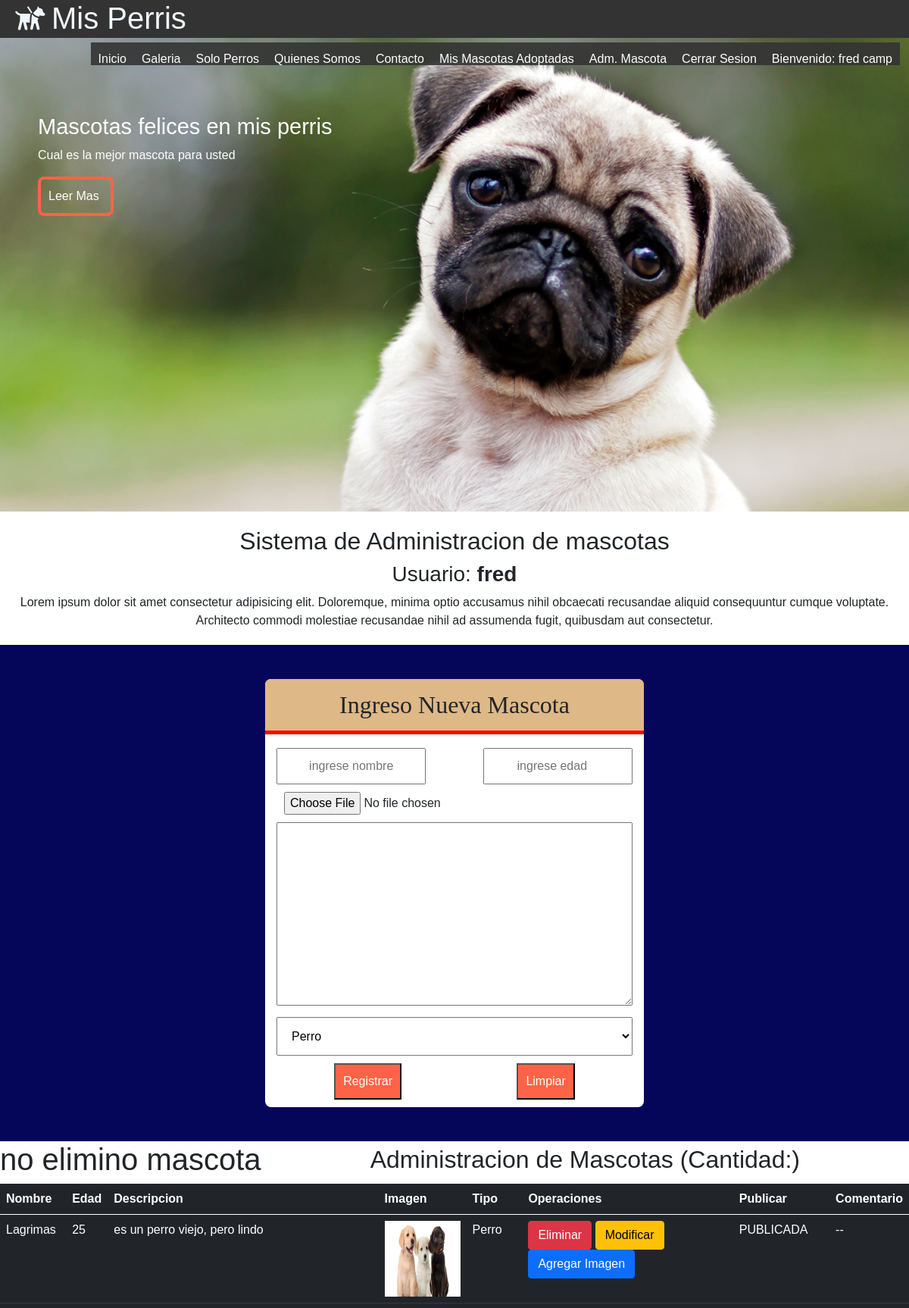
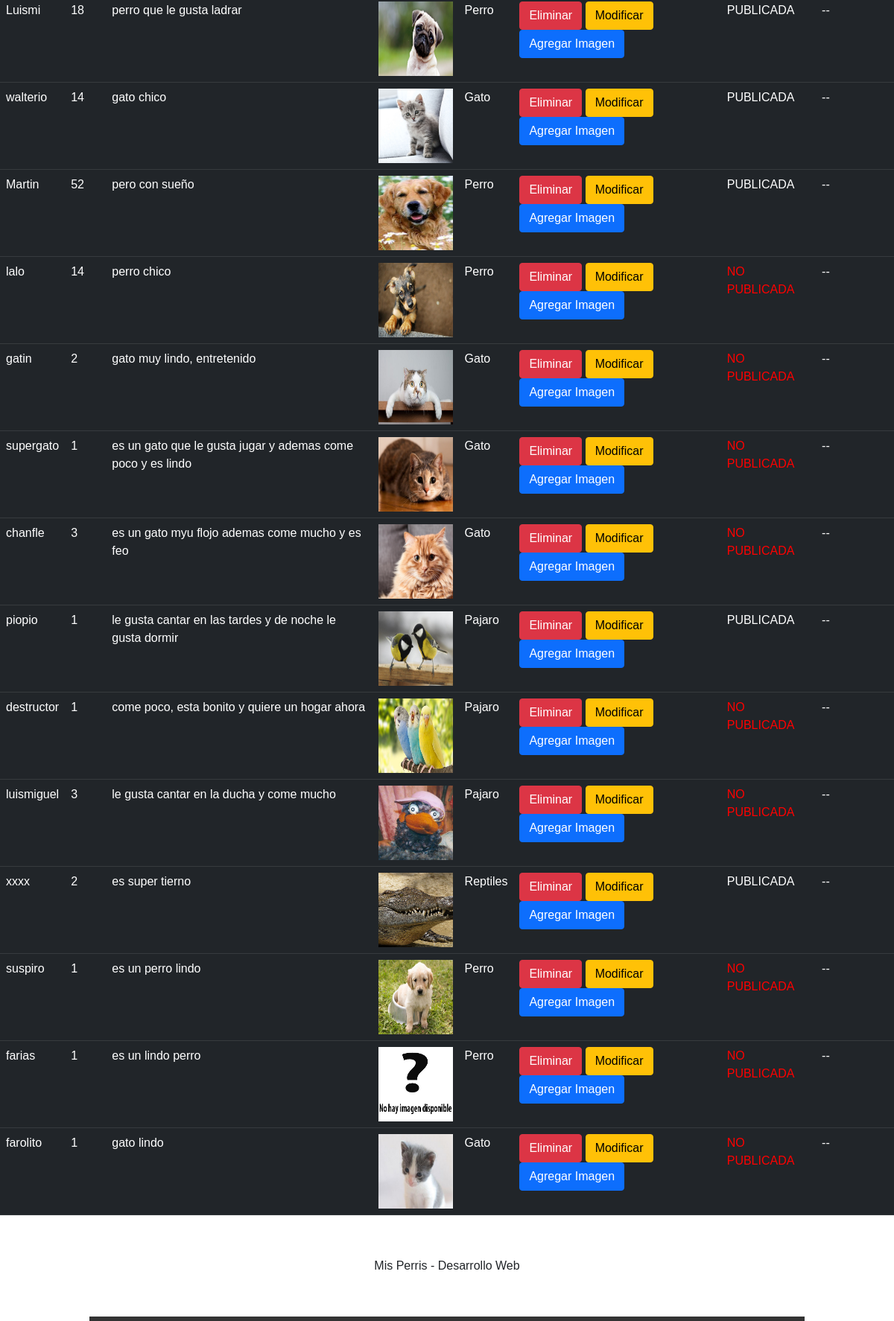
Page /buscar_modificar/1/ (signed in) on the committed database (2 pictures, top to bottom).
### misPerris/models.py (models this page shows, shortened)
class Mascota(models.Model):
    nombre = models.CharField(primary_key=True,max_length=25)
    edad = models.IntegerField()
    descripcion = models.TextField()
    imagen = models.ImageField(upload_to='mascotas',default='mascotas/sinimagen.jpg')
    categoria = models.ForeignKey(Categoria, on_delete=models.CASCADE)
    publicar = models.BooleanField(default=False)
    comentario = models.TextField(default='--')
    usuario = models.CharField(null=True,max_length=45)
    dueno = models.CharField(max_length=45,default='--')

class Categoria(models.Model):
    nombre = models.CharField(primary_key=True,max_length=25)
    anno = models.IntegerField()
    imagen = models.ImageField(upload_to='cate',null=True)

### misPerris/views.py (the view)
# urls.py: path('buscar_modificar/<id>/',buscar_modificar,name='BUSCARM'),
@login_required(login_url='/login/')
@permission_required('misPerris.view_mascota',login_url='/login/')
def buscar_modificar(request,id):
    try:
        mas = Mascota.objects.get(nombre=id)
        categorias = Categoria.objects.all() # select * from categoria
        contexto = {"categorias":categorias,"mascota":mas}
        return render(request, "modificar.html",contexto)
    except:
        mensaje="no elimino mascota"
    categorias = Categoria.objects.all() # select * from categoria
    mascotas = Mascota.objects.all()
    contexto = {"categorias":categorias,"mensaje":mensaje,"mascotas":mascotas}
    return render(request, "registro.html",contexto)

### misPerris/templates/registro.html (shortened to what this page needs)
{% extends "base.html" %}
{% load static %}
{% block css %}
<link rel="stylesheet" href="{% static 'css/formulario.css' %}">
<link href="https://cdn.jsdelivr.net/npm/bootstrap@5.0.1/dist/css/bootstrap.min.css" rel="stylesheet"
>
{% endblock css %}
{% block contenido %}
<section id="bienvenida">
    <h2>Sistema de Administracion de mascotas</h2>
    <h3>Usuario: <b>{{user.username}}</b> </h3>
    <p>Lorem ipsum dolor sit amet consectetur adipisicing elit. Doloremque, minima optio accusamus nihil
        obcaecati recusandae aliquid consequuntur cumque voluptate. Architecto commodi molestiae recusandae
        nihil ad assumenda fugit, quibusdam aut consectetur.</p>
</section>
<section id="formulario">
    <form class="form-registro" action="{% url 'REG' %}" method="post" enctype="multipart/form-data">
        <h2 class="form-titulo">Ingreso Nueva Mascota</h2>
        <div class="contenedor-input">
            <input class="col-p" type="text" name="txtNombre" id="txtNombre" placeholder="ingrese nombre" minlength="3"
                maxlength="25" required pattern="[A-Za-z ]{3,25}" title="solamente caracteres de entre 3 y 25 letras">
            <input class="col-p" type="number" name="txtEdad" id="txtEdad" required placeholder="ingrese edad">
            <input class="col-g" type="file" name="txtImg" id="txtImg">
            <textarea name="txtDesc" class="col-g" id="txtDesc" cols="80" rows="10"></textarea>
            <select class="col-g" style="padding: 15px;margin-top: 15px;" name="cboCategoria" id="cboCategoria">
                {% for item in categorias %}
                <option>{{item.nombre}}</option>
                {% endfor %}
            </select>
            <input class="btn-registrar" type="submit" value="Registrar">
            <input class="btn-registrar" type="reset" value="Limpiar">
        </div>
    </form>
</section>
<div style="text-align: center;">
    <h1>{{mensaje}}</h1>
</div>
<div style="text-align: center; font-size: xx-large;">Administracion de Mascotas (Cantidad:{{cant}})</div>
<div>
    <table class="table table-dark">
        <thead>
            <tr>
                <th>Nombre</th>
                <th>Edad</th>
                <th>Descripcion</th>
                <th>Imagen</th>
                <th>Tipo</th>
                <th>Operaciones</th>
                <th>Publicar</th>
                <th>Comentario</th>
            </tr>
        </thead>
        <tbody>
            {% for item in mascotas %}
            <tr>
                <td>{{item.nombre}}</td>
                <td>{{item.edad}}</td>
                <td>{{item.descripcion}}</td>
                <td>
                    <img src="{{item.imagen.url}}" alt="" width="100px" height="100px">
                </td>
                <td>{{item.categoria.nombre}}</td>
                <td>
                    <button class="btn btn-danger" onclick="eliminar('{{item.nombre}}')">Eliminar</button>
                    <button class="btn btn-warning" onclick="modificar('{{item.nombre}}')">Modificar</button>
                    <button class="btn btn-primary" data-bs-toggle="modal" data-bs-target="#exampleModal"
                        onclick="galeria('{{item.nombre}}')">Agregar Imagen</button>
                </td>
                <td>
                    {% if item.publicar %}
                    PUBLICADA
                    {% else %}
                    <div style="color: red;">NO PUBLICADA</div>
                    {% endif %}
                </td>
                <td>
                    {{item.comentario}}
                </td>
            </tr>
            {% endfor %}
        </tbody>
    </table>
</div>
{% endblock contenido %}

### misPerris/templates/base.html (shortened to what this page needs)
{% load static %}
<!DOCTYPE html>
<html lang="en">
<head>
    <link rel="stylesheet" href="{% static 'css/estilos.css' %}">
    <link rel="stylesheet" href="{% static 'css/bienvenida.css' %}">
    <link rel="stylesheet" href="{% static 'css/fontello.css' %}">
    {% block css %}
    {% endblock css %}
</head>
<body>
    <header>
        <div class="contenedor">
            <h1 class="icon-guidedog">Mis Perris</h1>
            <nav class="menu">
                <a href="{% url 'IND' %}">Inicio</a>
                <a href="{% url 'GALE' %}">Galeria</a>
                <a href="{% url 'FILTROCATE' 'Perro' %}">Solo Perros</a>
                <a href="{% url 'QUIEN' %}">Quienes Somos</a>
                <a href="">Contacto</a>
                {% if user.is_authenticated %}
                    <a href="{% url 'ADMINUSUARIO' %}">Mis Mascotas Adoptadas</a>
                    <a href="{% url 'REG' %}">Adm. Mascota</a>
                    <a href="{% url 'CERRAR' %}">Cerrar Sesion</a>
                    <a href="">Bienvenido: {{user.first_name}} {{user.last_name}}</a>
                {% else %}
                    <a href="{% url 'LOGIN' %}">Login</a>
                    <a href="{% url 'FORMU' %}">Registrar Usuario</a>
                {% endif %}
            </nav>
        </div>
    </header>
    <main>
        <section id="banner">
            <img src="{% static 'img/perro2.jpg' %}" alt="">
            <div class="contenedor">
                <h2>Mascotas felices en mis perris</h2>
                <p>Cual es la mejor mascota para usted</p>
                <a href="">Leer Mas</a>
            </div>
        </section>
    {% block contenido %}
    {% endblock contenido %}
    </main>
    <footer>
        <div class="contenedor">
            <p>Mis Perris - Desarrollo Web</p>
        </div>
    </footer>
</body>
</html>

### misPerris/static/css/estilos.css (style rules this page uses)
* { margin: 0; padding: 0; font-family: Verdana, Geneva, Tahoma, sans-serif; }
header { width: 100%; height: 50px; background: #333; color: aliceblue; position: fixed; z-index:100; }
h1 { float: left; }
.contenedor { width: 98%; margin: auto; }
footer .contenedor { text-align: center; padding: 40px; font-family: cursive; border-bottom: solid 6px rgb(51, 51, 51); width: 80%; }
#bienvenida { font-family: cursive; text-align: center; margin: 20px 0px }

### misPerris/static/css/bienvenida.css (style rules this page uses)
#bienvenida { font-family: cursive; text-align: center; margin: 20px 0px }

### misPerris/static/css/formulario.css (style rules this page uses)
#formulario { background: rgb(5, 5, 90); padding: 45px; }
.form-titulo { background: burlywood; font-family: cursive; text-align: center; padding: 15px; border-bottom: solid 5px red; border-radius: 8px 8px 0px 0px; }
.form-registro { width: 95%; margin: auto; background: white; max-width: 500px; border-radius: 8px; }
.contenedor-input { padding: 10px 15px; display: flex; flex-wrap: wrap; justify-content: space-between; }
input { padding: 10px; margin-top: 10px; }
.col-p { width: 42%; }
.col-g { width: 100%; }
.btn-registrar { background: tomato; color: white; margin:auto; margin-top: 10px; }

### misPerris/static/css/menu.css (style rules this page uses)
.menu { position: absolute; top: 50px; left:0; width: 100%; height: 100vh; background: rgb(51, 51, 51,0.9); transform: translateX(-100%); transition: 1.5s; }
.menu a { color: white; text-decoration: none; display: block; height: 30px; padding: 10px; border-bottom: solid 1px rgb(255, 255, 255,0.3); }
@media (min-width:1024px) { .menu { position: static; width: auto; height: auto; float: right; display: flex; transform: translateX(0%); } }
@media (min-width:1024px) { .menu a { border: none; } }

### misPerris/static/css/banner.css (style rules this page uses)
#banner img { width: 100%; }
#banner .contenedor { position: absolute; top: 150px; left: 50px; color: white; font-family: cursive; width: 80%; }
#banner h2 { font-size: 29px; }
#banner a { margin-top: 15px; display: block; width: 100px; padding: 10px; border: solid 4px tomato; text-decoration: none; color:white; border-radius: 8px; }

### misPerris/static/css/blog.css (style rules this page uses)
#blog h3, h4 ,input { text-align: center; font-family: cursive; }

### rows in the picture
Mascota: nombre "Lagrimas", edad "25", descripcion "es un perro viejo, pero lindo", imagen (picture), categoria.nombre "Perro", publicar "PUBLICADA", comentario "--"
Mascota: nombre "Luismi", edad "18", descripcion "perro que le gusta ladrar", imagen (picture), categoria.nombre "Perro", publicar "PUBLICADA", comentario "--"
Mascota: nombre "walterio", edad "14", descripcion "gato chico", imagen (picture), categoria.nombre "Gato", publicar "PUBLICADA", comentario "--"
Mascota: nombre "Martin", edad "52", descripcion "pero con sueño", imagen (picture), categoria.nombre "Perro", publicar "PUBLICADA", comentario "--"
Mascota: nombre "lalo", edad "14", descripcion "perro chico", imagen (picture), categoria.nombre "Perro", publicar "NO PUBLICADA", comentario "--"
Mascota: nombre "gatin", edad "2", descripcion "gato muy lindo, entretenido", imagen (picture), categoria.nombre "Gato", publicar "NO PUBLICADA", comentario "--"
Mascota: nombre "supergato", edad "1", descripcion "es un gato que le gusta jugar y ademas come poco y es lindo", imagen (picture), categoria.nombre "Gato", publicar "NO PUBLICADA", comentario "--"
Mascota: nombre "chanfle", edad "3", descripcion "es un gato myu flojo ademas come mucho y es feo", imagen (picture), categoria.nombre "Gato", publicar "NO PUBLICADA", comentario "--"
Mascota: nombre "piopio", edad "1", descripcion "le gusta cantar en las tardes y de noche le gusta dormir", imagen (picture), categoria.nombre "Pajaro", publicar "PUBLICADA", comentario "--"
Mascota: nombre "destructor", edad "1", descripcion "come poco, esta bonito y quiere un hogar ahora", imagen (picture), categoria.nombre "Pajaro", publicar "NO PUBLICADA", comentario "--"
Mascota: nombre "luismiguel", edad "3", descripcion "le gusta cantar en la ducha y come mucho", imagen (picture), categoria.nombre "Pajaro", publicar "NO PUBLICADA", comentario "--"
Mascota: nombre "xxxx", edad "2", descripcion "es super tierno", imagen (picture), categoria.nombre "Reptiles", publicar "PUBLICADA", comentario "--"
Mascota: nombre "suspiro", edad "1", descripcion "es un perro lindo", imagen (picture), categoria.nombre "Perro", publicar "NO PUBLICADA", comentario "--"
Mascota: nombre "farias", edad "1", descripcion "es un lindo perro", imagen (picture), categoria.nombre "Perro", publicar "NO PUBLICADA", comentario "--"
Mascota: nombre "farolito", edad "1", descripcion "gato lindo", imagen (picture), categoria.nombre "Gato", publicar "NO PUBLICADA", comentario "--"

### other values in the picture
{{ user.first_name }} "fred"
{{ user.last_name }} "camp"
{{ user.username }} "fred"
{{ mensaje }} "no elimino mascota"
form field cboCategoria "Perro"
